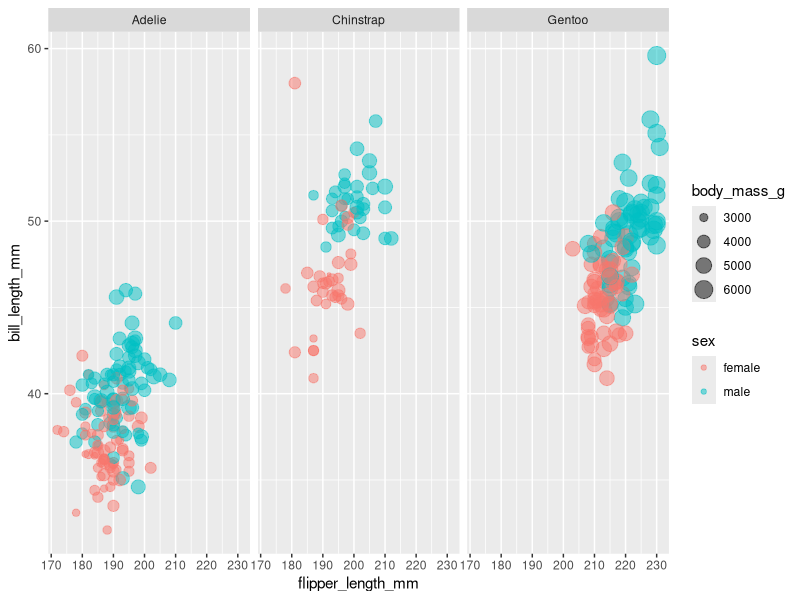
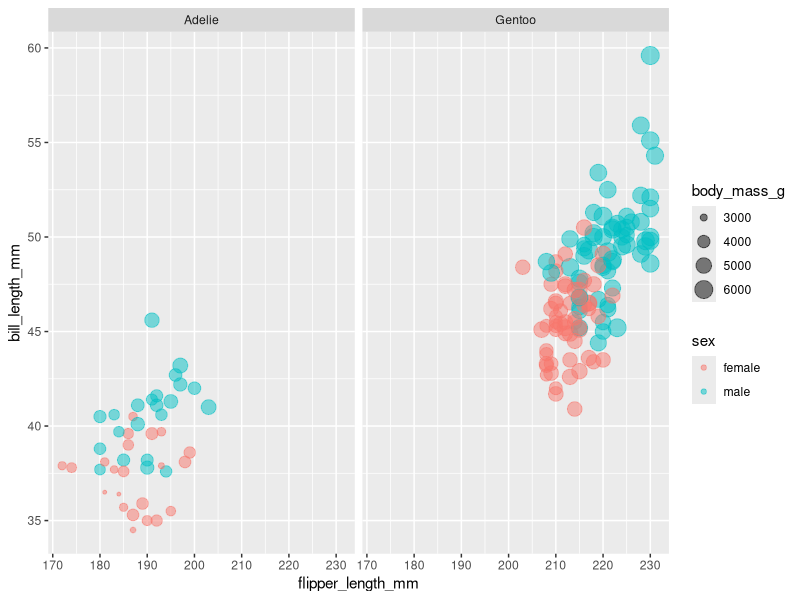
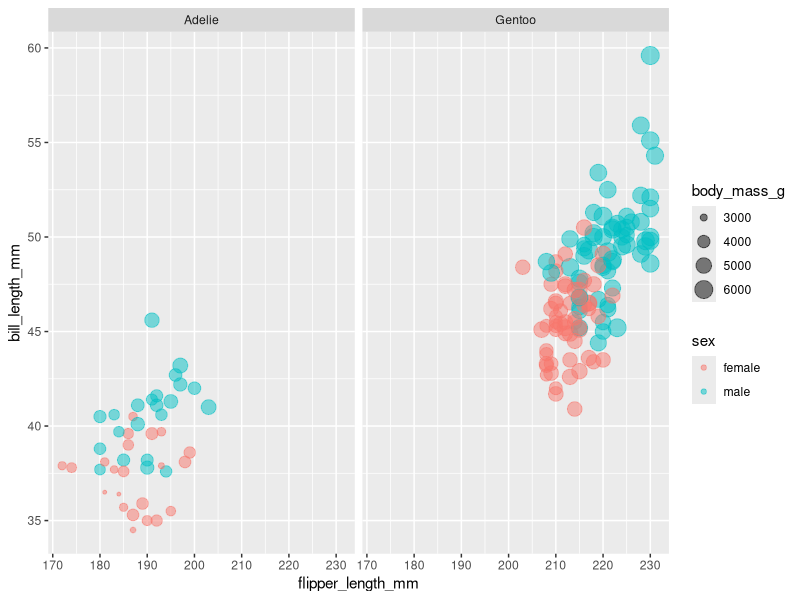

These figures' R source, in order:
## ---- chunk 1
#| label: setup
#| echo: false
#| include: false
library(tidyverse)
library(palmerpenguins)
## ---- chunk 2
10+10
10/2
10*2+5
10-3
10^2
sqrt(100)
## ---- chunk 3
250/10
11^2
10*2+5
(20-10)/10
(40+50)/10
## ---- chunk 4

x <- 3
x
y <- 10*10
y
## ---- chunk 5

nome_do_objeto <- "valor"

nome_do_objeto
## ---- chunk 6
a <- 2
a
b <- 10
b
c <- 5
c
d <- 10*2
d
## ---- chunk 7
a*b
a+b
a/b
a-b
## ---- chunk 8
(c/d) + a
(a+b)/c
(a*b)+d
(c+d)/a
## ---- chunk 9
# Definindo os coeficientes da equação
a <- 2

b <- -1

c <- -4

# Calculando as soluções da equação
x1 <- (-b + sqrt(b^2 - 4*a*c)) / (2*a)

x2 <- (-b - sqrt(b^2 - 4*a*c)) / (2*a)

x1

x2
## ---- chunk 10
z <- c(1,2,10,12)
z
w <- c(3,5,6,8)
w
## ---- chunk 11
z
z*2
w
w*3
## ---- chunk 12
z+w
z-w
z-w^2
## ---- chunk 13
z <- c(1,2,10,12)
z
w <- c(3,5,6,8)
w
z^2
w+10
z/3
z+w
z/w

## ---- chunk 14
peso <- c(80.2, 56.3, 70.5,  60.3)
peso
altura <- c(1.75, 1.60, 1.65, 1.72)
altura
imc <- peso/altura^2
imc
## ---- chunk 15
#| code-line-numbers: "|3"
a <- letters

a
## ---- chunk 16
#| code-line-numbers: "|3"
data("cars")

cars 
## ---- chunk 17
# Criação de um vetor com os 5 primeiros números pares

pares <- c(2,4,6,8,10)

pares

# Elevando os pares ao quadrado

(pares)^2
## ---- chunk 18
#| echo: false
#| fig-align: center
#| out-width: 70%
#| eval: true
#| fig-dpi: 600

penguins |> 
  filter(!is.na(sex)) |> 
  ggplot(aes(flipper_length_mm, 
             bill_length_mm, 
             color = sex,
             size = body_mass_g)) +
  geom_point(
    alpha = 0.5
    ) +
  facet_wrap(~ species) 
## ---- chunk 19
#| code-line-numbers: "|1|2|3|4|5|6|7|8|9|10"
#| fig-align: center
#| out-width: 70%
#| output-location: slide
#| fig-dpi: 600  

penguins |> 
  filter(island == "Biscoe",
         !is.na(sex)) |>
  ggplot(aes(flipper_length_mm, 
             bill_length_mm, 
             color = sex, 
             size =body_mass_g)) +
  geom_point(
    alpha = 0.5
    ) +
  facet_wrap(~ species)
## ---- chunk 20
#| code-line-numbers: "|1|2"
#| output-location: slide
#| out-width: 70%
#| fig-align: center
#| fig-dpi: 600
# O relatório 3 só precisava dos 
#dados da ilha Biscoe
penguins |> 
  filter(island == "Biscoe",
         !is.na(sex)) |>
  ggplot(aes(flipper_length_mm, 
             bill_length_mm, color = sex, 
             size = body_mass_g)) +
  geom_point(
    alpha = 0.5
    ) +
  facet_wrap(~ species)
## ---- chunk 21
# Crie uma sequência de números de 1 a 10
seq(from = 1, to = 10)
## ---- chunk 22
# Agora, o incremento da sequência é por 2
seq(from = 1, to = 10, by = 2)
## ---- chunk 23
seq(1,10,2)
## ---- chunk 24
seq(by = 2, to = 10, from = 1)
## ---- chunk 25
seq(2,10,1)
## ---- chunk 26
args(rnorm)
## ---- chunk 27
z <- c(2,2,6,11,9,20)
sum(z)
mean(z)
median(z)
## ---- chunk 28
f <- c(2,2,6,11,9,20)
range(f)
min(f)
max(f)
quantile(f)
## ---- chunk 29
mil <- rnorm(n = 100, mean = 30, sd = 4)

sum(mil)

mean(mil)

sd(mil)

median(mil)

min(mil)

max(mil)

quantile(mil)
